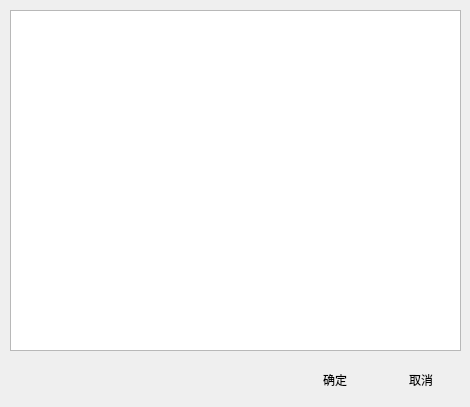
<?xml version="1.0" encoding="UTF-8"?>
<ui version="4.0">
 <class>AddInstanceBehaviorWindow</class>
 <widget class="QWidget" name="AddInstanceBehaviorWindow">
  <property name="geometry">
   <rect>
    <x>0</x>
    <y>0</y>
    <width>470</width>
    <height>407</height>
   </rect>
  </property>
  <property name="windowTitle">
   <string>添加行为</string>
  </property>
  <property name="windowIcon">
   <iconset resource="orion2.qrc">
    <normaloff>:/images/unique32.png</normaloff>:/images/unique32.png</iconset>
  </property>
  <widget class="QWidget" name="horizontalLayoutWidget_3">
   <property name="geometry">
    <rect>
     <x>10</x>
     <y>360</y>
     <width>451</width>
     <height>41</height>
    </rect>
   </property>
   <layout class="QHBoxLayout" name="horizontalLayout_3">
    <item>
     <spacer name="horizontalSpacer_2">
      <property name="orientation">
       <enum>Qt::Horizontal</enum>
      </property>
      <property name="sizeHint" stdset="0">
       <size>
        <width>40</width>
        <height>20</height>
       </size>
      </property>
     </spacer>
    </item>
    <item>
     <widget class="QPushButton" name="okpushButton">
      <property name="text">
       <string>确定</string>
      </property>
      <property name="icon">
       <iconset resource="orion2.qrc">
        <normaloff>:/images/ok.png</normaloff>:/images/ok.png</iconset>
      </property>
      <property name="iconSize">
       <size>
        <width>24</width>
        <height>24</height>
       </size>
      </property>
      <property name="flat">
       <bool>true</bool>
      </property>
     </widget>
    </item>
    <item>
     <widget class="QPushButton" name="cancelpushButton">
      <property name="text">
       <string>取消</string>
      </property>
      <property name="icon">
       <iconset resource="orion2.qrc">
        <normaloff>:/images/cancel.png</normaloff>:/images/cancel.png</iconset>
      </property>
      <property name="iconSize">
       <size>
        <width>24</width>
        <height>24</height>
       </size>
      </property>
      <property name="flat">
       <bool>true</bool>
      </property>
     </widget>
    </item>
   </layout>
  </widget>
  <widget class="QWidget" name="">
   <property name="geometry">
    <rect>
     <x>10</x>
     <y>10</y>
     <width>451</width>
     <height>341</height>
    </rect>
   </property>
   <layout class="QVBoxLayout" name="verticalLayout">
    <item>
     <widget class="OrionTreeWidget" name="treeWidget">
      <attribute name="headerVisible">
       <bool>false</bool>
      </attribute>
      <column>
       <property name="text">
        <string notr="true">1</string>
       </property>
      </column>
     </widget>
    </item>
   </layout>
  </widget>
 </widget>
 <customwidgets>
  <customwidget>
   <class>OrionTreeWidget</class>
   <extends>QTreeWidget</extends>
   <header>oriontreewidget.h</header>
  </customwidget>
 </customwidgets>
 <resources>
  <include location="orion2.qrc"/>
 </resources>
 <connections/>
</ui>
